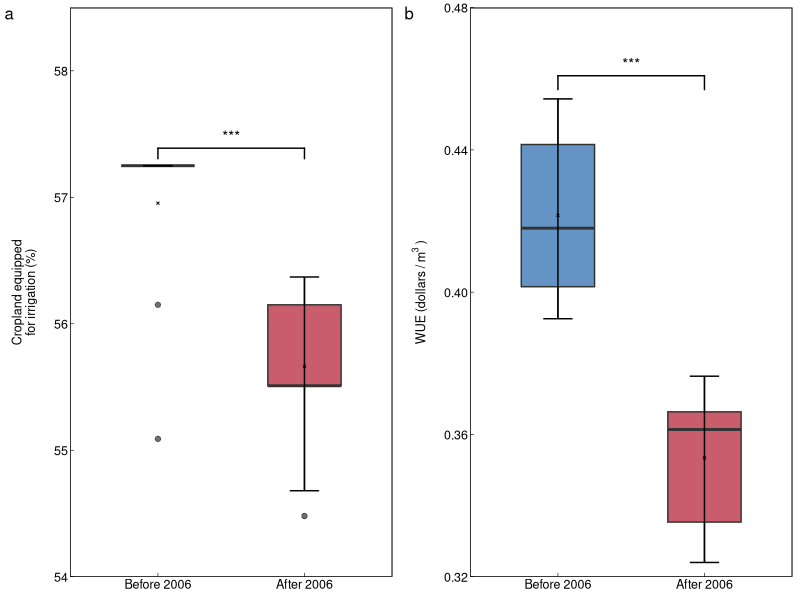
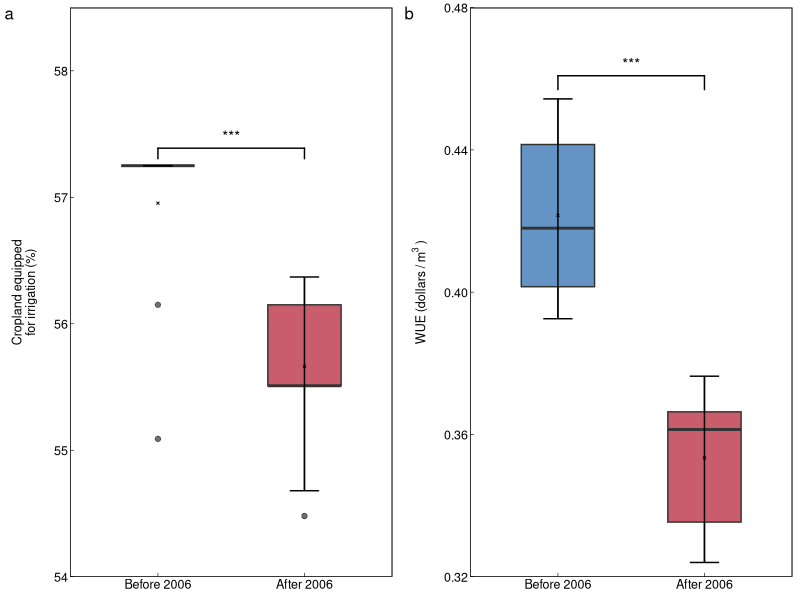

Recreate these plots in R, in order.
# Set working directory
setwd("/Users/Qiang/Documents/R/Work/Drought/Visualization")

# Load packages
library(tidyverse)
library(readxl)
library(ggplot2)
library(ggsignif)
library(ggpubr)
library(patchwork)

# Load data
raw_data <- read_excel("Data_Statistics.xlsx")

data_irrigation <- raw_data %>% 
  select(year, DPRK_LandAreaEquippedForIrrigation, DPRK_IrrigatedAgricultureWaterUseEfficiency) %>% 
  filter(year >= 1995)

# Function for Wilcoxon test and boxplot
create_boxplot <- function(df, var, y_label, y_limits, filename) {
  df_plot <- df %>% 
    mutate(period = if_else(year < 2006, "Before 2006", "After 2006")) %>% 
    select(period, value = {{ var }}) %>% 
    drop_na()
  
  # Perform Wilcoxon test
  test_result <- wilcox.test(value ~ period, data = df_plot)
  print(paste("Wilcoxon test p-value for", deparse(substitute(var)), ":", test_result$p.value))
  
  # Create boxplot
  p <- ggplot(df_plot, aes(x = factor(period, levels = c("Before 2006", "After 2006")), y = value)) +
    geom_boxplot(fill = c("#2166ac", "#b2182b"), alpha = 0.7, width = 0.5) +
    stat_boxplot(geom = 'errorbar', width = 0.2, size = 0.5, color = 'black') +
    stat_summary(fun = mean, geom = 'point', shape = 4, color = 'black', size = 0.5) +
    geom_signif(comparisons = list(c("Before 2006", "After 2006")), test = "wilcox.test", map_signif_level = TRUE) +
    ylab(y_label) +
    theme_bw() +
    theme(
      panel.background = element_rect(colour = "black", size = 0.5),
      panel.grid = element_blank(),
      axis.title = element_text(size = 9),
      axis.title.x = element_blank(),
      axis.title.y = element_text(margin = margin(1, 1, 1, 1, "mm")),
      axis.ticks.length = unit(-0.1, "cm"),
      axis.ticks = element_line(color = "black", size = 0.2),
      axis.text = element_text(size = 9, color = "black"),
      axis.text.x = element_text(margin = margin(0.5, 0.5, 0.5, 0.5, "mm")),
      axis.text.y = element_text(margin = margin(0.5, 0.5, 0.5, 0.5, "mm"))
    ) +
    scale_y_continuous(limits = y_limits, expand = c(0, 0))
  
  return(p)
}

# Plot A: Cropland equipped for irrigation
p1 <- create_boxplot(
  data_irrigation,
  DPRK_LandAreaEquippedForIrrigation,
  "Cropland equipped\nfor irrigation (%)",
  c(54, 58.5),
  "Fig2_irrigation.png"
)

# Plot B: Irrigated agriculture water use efficiency
p2 <- create_boxplot(
  data_irrigation,
  DPRK_IrrigatedAgricultureWaterUseEfficiency,
  expression("WUE (dollars /"~m^3~")"),
  c(0.32, 0.48),
  "Fig2_wue.png"
)

# Combine and export
combined_plot <- ggarrange(p1, p2, ncol = 2, labels = "auto", align = "v",
                           font.label = list(size = 12, color = "black", face = "plain"))
combined_plot

ggsave("Fig2_line_SignificantTesting.png", plot = combined_plot, height = 5, width = 12, units = "cm", dpi = 600)
